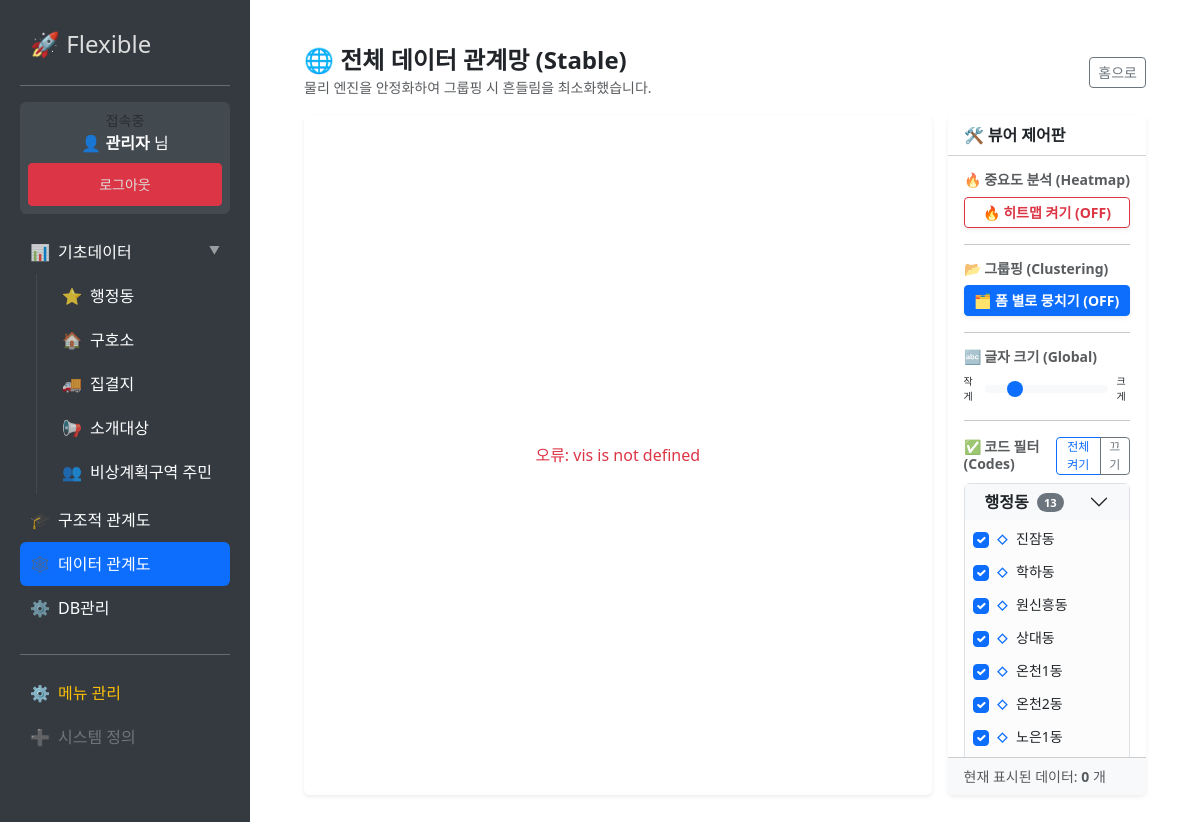
/relation_datas (signed in), run on the app's committed database.
### tables this page shows
CREATE TABLE users (id TEXT PRIMARY KEY, password TEXT, name TEXT, is_admin INTEGER DEFAULT 0);

CREATE TABLE "menus" (
                id INTEGER PRIMARY KEY AUTOINCREMENT,
                title TEXT NOT NULL,
                type TEXT DEFAULT 'form',   -- 'form' | 'system'
                url TEXT,                   -- 링크 주소 (이제 이것만 씁니다!)
                icon TEXT,                  -- 아이콘
                parent_id INTEGER,
                sort_order INTEGER DEFAULT 99
            , allowed_users TEXT DEFAULT "");

### app.py (the view)
@app.route('/relation_datas')
@login_required
def relation_datas():
    db = get_db()
    try:
        forms = db.execute('SELECT id, title, schema_json, category FROM forms').fetchall()
    except:
        forms = db.execute('SELECT id, title, schema_json FROM forms').fetchall()
    form_map = {f['id']: {'title': f['title'], 'schema': safe_json_loads(f['schema_json']), 'category': f['category'] if 'category' in f.keys() else 'general'} for f in forms}
    entries = db.execute('SELECT id, form_id, data_json FROM entries').fetchall()
    nodes, links = [], []
    entry_ids = set(e['id'] for e in entries)
    def get_summary(f_id, data_dict):
        if not data_dict: return ""
        if f_id not in form_map: return ""
        schema = form_map[f_id]['schema']
        summary_lines = []
        count = 0
        for field in schema:
            key = field['key']
            if field['type'] == 'file': continue
            val = data_dict.get(key)
            if not val: continue
            display_val = val
            if field['type'] == 'relation':
                display_val = _resolve_relation_labels(db, val)
            str_val = str(display_val)
            if len(str_val) > 20: str_val = str_val[:20] + "..."
            summary_lines.append(f"<span class='text-muted small'>{field['label']}:</span> <strong>{str_val}</strong>")
            count += 1
            if count >= 4: break
        return "<br>".join(summary_lines)
    for e in entries:
        f_id = e['form_id']
        if f_id not in form_map: continue
        data = safe_json_loads(e['data_json'])
        label = list(data.values())[0] if data else f"ID:{e['id']}"
        if len(str(label)) > 15: label = str(label)[:12] + ".."
        summary = get_summary(f_id, data)
        nodes.append({
            "id": e['id'],
            "group": f_id,
            "label": label,
            "attributes": summary,
            "is_primary": True # 전체 보기이므로 모두 잘 보이게 처리
        })
        schema = form_map[f_id]['schema']
        for field in schema:
            if field['type'] == 'relation' and field.get('target_id'):
                target_val = data.get(field['key'])
                if target_val:
                    targets = target_val if isinstance(target_val, list) else [target_val]
                    for t_id in targets:
                        try:
                            if int(t_id) in entry_ids:
                                links.append({"source": e['id'], "target": int(t_id)})
                        except: pass
    return render_template('relation_datas.html', nodes=nodes, links=links, form_map=form_map)

### app.py (called while the page is built)
def safe_json_loads(json_str):
    try:
        if not json_str: return {}
        return json.loads(json_str)
    except:
        return {}

def get_db():
    db = getattr(g, '_database', None)
    if db is None:
        db = g._database = sqlite3.connect(DB_NAME)
        db.row_factory = sqlite3.Row
    return db

@app.teardown_appcontext
def close_connection(exception):
    db = getattr(g, '_database', None)
    if db is not None:
        db.close()

@app.context_processor
def utility_processor():
    return dict(has_permission=has_permission)

@login_manager.user_loader
def load_user(user_id):
    db = get_db()
    user = db.execute('SELECT * FROM users WHERE id = ?', (user_id,)).fetchone()
    if not user: return None
    is_admin = user['is_admin'] if 'is_admin' in user.keys() else 0
    return User(id=user['id'], name=user['name'], password=user['password'], is_admin=is_admin)

def build_menu_tree(items):
    item_map = {item['id']: dict(item) for item in items}
    for item in item_map.values(): item['children'] = []
    tree = []
    for item in item_map.values():
        parent_id = item['parent_id']
        if parent_id and parent_id in item_map and parent_id != item['id']:
            item_map[parent_id]['children'].append(item)
        else:
            tree.append(item)
    tree.sort(key=lambda x: (x['sort_order'] if x['sort_order'] is not None else 9999, x['id']))
    return tree

def _resolve_relation_labels(db, val):
    if not val: return ""
    ids = val if isinstance(val, list) else [val]
    labels = []
    for entry_id in ids:
        try:
            if not str(entry_id).strip(): continue
            row = db.execute('SELECT data_json FROM entries WHERE id = ?', (entry_id,)).fetchone()
            if row:
                d = json.loads(row['data_json'])
                first_val = list(d.values())[0] if d else str(entry_id)
                labels.append(str(first_val))
            else:
                labels.append(str(entry_id)) # 데이터가 없으면 그냥 ID 표시
        except:
            labels.append(str(entry_id)) # 에러나면 ID 표시
    return ", ".join(labels)

### templates/relation_datas.html (shortened to what this page needs)
{% extends "layout.html" %}
{% block content %}
<div class="container-fluid px-4">
    <div class="d-flex justify-content-between align-items-center my-3">
        <div>
            <h4 class="fw-bold m-0">🌐 전체 데이터 관계망 (Stable)</h4>
            <small class="text-muted">물리 엔진을 안정화하여 그룹핑 시 흔들림을 최소화했습니다.</small>
        </div>
        <a href="/" class="btn btn-outline-secondary btn-sm">홈으로</a>
    </div>
    <div class="row g-3">
        <div class="col-lg-9">
            <div class="card shadow-sm border-0" style="height: 85vh; min-height: 600px;">
                <div class="card-body p-0 position-relative h-100">
                    <div id="loading-bar" class="position-absolute top-50 start-50 translate-middle text-center" style="z-index: 10;">
                    </div>
                    <div id="mynetwork" style="width: 100%; height: 100%;"></div>
                </div>
            </div>
        </div>
        <div class="col-lg-3">
            <div class="card shadow-sm border-0 h-100" style="max-height: 85vh; display: flex; flex-direction: column;">
                <div class="card-header bg-white fw-bold">
                    🛠️ 뷰어 제어판
                </div>
                <div class="card-body p-3 overflow-auto">
                    <h6 class="fw-bold small text-muted mb-2">🔥 중요도 분석 (Heatmap)</h6>
                    <div class="d-grid gap-2 mb-3">
                        <button id="heatmapBtn" class="btn btn-outline-danger btn-sm fw-bold shadow-sm" onclick="toggleHeatmap()">
                            🔥 히트맵 켜기 (OFF)
                        </button>
                    </div>
                    <hr class="my-3">
                    <h6 class="fw-bold small text-muted mb-2">📂 그룹핑 (Clustering)</h6>
                    <div class="d-grid gap-2 mb-3">
                        <button id="clusterBtn" class="btn btn-primary btn-sm fw-bold shadow-sm" onclick="toggleClustering()">
                            🗂️ 폼 별로 뭉치기 (OFF)
                        </button>
                    </div>
                    <hr class="my-3">
                    <h6 class="fw-bold small text-muted mb-2">🔤 글자 크기 (Global)</h6>
                    <div class="d-flex align-items-center gap-2 mb-3">
                        <span style="font-size:10px;">작게</span>
                        <input type="range" class="form-range" min="10" max="40" value="16"
                               oninput="changeFontSize(this.value)">
                        <span style="font-size:10px;">크게</span>
                    </div>
                    <hr class="my-3">
                    <div class="d-flex justify-content-between align-items-center mb-2">
                        <h6 class="fw-bold small text-muted m-0">✅ 코드 필터 (Codes)</h6>
                        <div class="btn-group btn-group-sm">
                            <button class="btn btn-outline-primary py-0" style="font-size: 0.75rem;" onclick="toggleAllFilters(true)">전체 켜기</button>
                            <button class="btn btn-outline-secondary py-0" style="font-size: 0.75rem;" onclick="toggleAllFilters(false)">끄기</button>
                        </div>
                    </div>
                    <div id="filter-container" class="accordion accordion-flush border rounded mb-3"></div>
                </div>
                <div class="card-footer bg-light small text-muted">
                    현재 표시된 데이터: <strong id="visible-count">0</strong> 개
                </div>
            </div>
        </div>
    </div>
</div>
{% endblock %}

### templates/layout.html (shortened to what this page needs)
<!DOCTYPE html>
<html lang="ko">
<head>
    <link href="https://cdn.jsdelivr.net/npm/bootstrap@5.3.0/dist/css/bootstrap.min.css" rel="stylesheet">
</head>
<body>
    <div class="sidebar">
        <h4><a href="/">🚀 Flexible</a></h4>
        <hr>
		{% if current_user.is_authenticated %}
			<div class="mb-3 p-2 bg-secondary bg-opacity-25 rounded text-center">
				<span class="d-block small text-muted">접속중</span>
				<strong>👤 {{ current_user.name }}</strong> 님
				<a href="/logout" class="btn btn-danger btn-sm w-100 mt-2">로그아웃</a>
			</div>
		{% else %}
			<div class="mb-3">
				<a href="/login" class="btn btn-primary w-100">🔐 로그인</a>
			</div>
		{% endif %}
        <ul class="nav nav-pills flex-column mb-auto">
			{% macro render_sidebar(items, level=0) %}
				{% for item in items %}
					<li class="nav-item">
						<a href="{{ item.url }}"
						   class="nav-link text-white d-flex align-items-center {{ 'active bg-primary' if request.path == item.url else '' }}"
						   style="padding-left: {{ 10 + (level * 15) }}px; transition: all 0.2s;">
							<span class="me-2 opacity-75">
								{% if item.icon %}
                                    {% if '.' in item.icon and item.icon.lower().endswith(('.png', '.jpg', '.jpeg', '.gif', '.svg', '.ico')) %}
									    <img src="{{ item.icon }}" width="16" height="16">
                                    {% else %}
                                        {{ item.icon }}
                                    {% endif %}
                                {% elif item.children %}📂
								{% elif item.type == 'system' %}🔗
								{% else %}📄{% endif %}
							</span>
							<span class="text-truncate">{{ item.title }}</span>
							{% if item.children %}
								<small class="ms-auto opacity-50" style="font-size: 0.7em;">▼</small>
							{% endif %}
						</a>
						{% if item.children %}
							<ul class="nav flex-column ms-3 border-start border-secondary border-opacity-25 mb-1" style="list-style: none; padding-left: 0;">
								{{ render_sidebar(item.children, level + 1) }}
							</ul>
						{% endif %}
					</li>
				{% endfor %}
			{% endmacro %}
			{{ render_sidebar(menu_tree) }}
		</ul>
		{% if current_user.is_admin %}
		<hr class="mt-4">
		<a href="/menus" class="text-warning d-flex align-items-center gap-2">
			<span>⚙️</span> 메뉴 관리
		</a>
		<a href="/create" class="text-secondary d-flex align-items-center gap-2">
			<span>➕</span> 시스템 정의
		</a>
		{% endif %}
	</div>
    <div class="content">
        {% block content %}{% endblock %}
    </div>
</body>
</html>

### templates/layout.html (style rules this page uses)
body { display: flex; min-height: 100vh; }
.sidebar { min-width: 250px; background: #343a40; color: white; padding: 20px; }
.sidebar a { color: #ddd; text-decoration: none; display: block; padding: 10px; }
.content { flex-grow: 1; padding: 30px; }

### data on the page
users: name "관리자"
menus: icon "📊", title "기초데이터"
menus: icon "⭐", title "행정동"
menus: icon "🏠", title "구호소"
menus: icon "🚚", title "집결지"
menus: icon "📢", title "소개대상"
menus: icon "👥", title "비상계획구역 주민"
menus: icon "🎓", title "구조적 관계도"
menus: title "데이터 관계도"
menus: icon "⚙️", title "DB관리"
